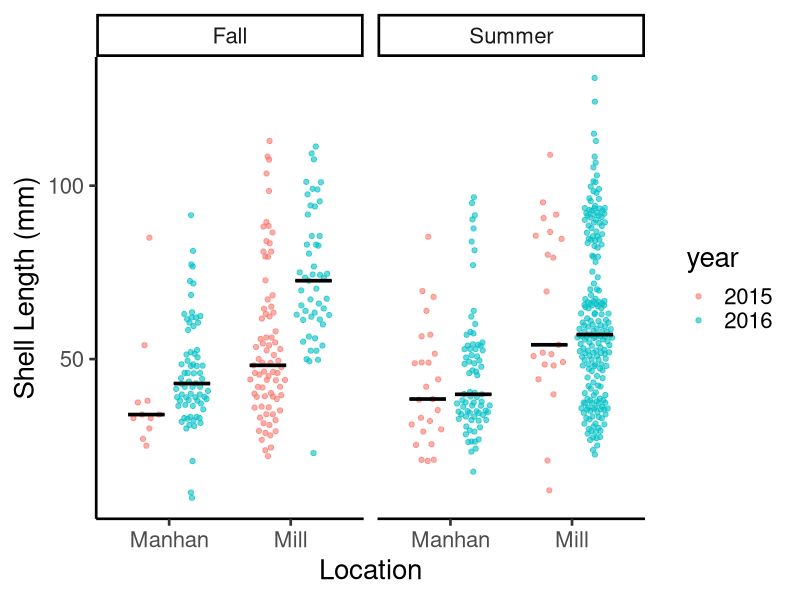

Source code (R):
# load the necessary packages
library(ggplot2)    # for graphing
library(dplyr, warn.conflicts = FALSE) # for manipulating the data (=data wrangling)
library(ggbeeswarm) # for jittering the data

# import the data
mussels <- read.csv("data/mussels.csv")

# filter to keep 2015 & 2016
mussels <- filter(mussels, year<2017)

# make year a factor
mussels$year <- as.factor(mussels$year)

# simple graph with jittered points
ggplot(                          # ggplot function makes the plot
  data=mussels,                  # give the name of the data to use here
  aes(x=location, y=length,      # aes = aesthetics, define x and y variables here
      color=year, fill=year)) +  # add year as the color and fill
  geom_quasirandom(              # jitters the points to show the distribution
    shape=21,                    # sets the shape of the points
    size=1.5,                    # changes the point size 
    alpha=0.6,                   # makes the points 75% transparent 
    dodge.width = 0.75) +        # shifts the jittered points by year within location
  stat_summary(                  # adds a statistical summary of the data
    fun = median,                # fun, fun.min, fun.max used to add the median
    fun.min = median, 
    fun.max = median, 
    geom = "crossbar",           # sets the shape of the median to a crossbar
    width = 0.6,                 # width of the median
    size = 0.5,                  # size (thickness) of the median
    color = "black",             # color of the median
    position=position_dodge(width=0.75), #match dodge.width from above
    show.legend = FALSE) +       # removes legend for just medians    
  ylab("Shell Length (mm)") +    # adds a custom label for the y-axis
  xlab("Location") +             # adds a custom label for the x-axis
  theme_classic(base_size=20) +  # uses theme to format (removes gray background)
  facet_wrap(vars(season))